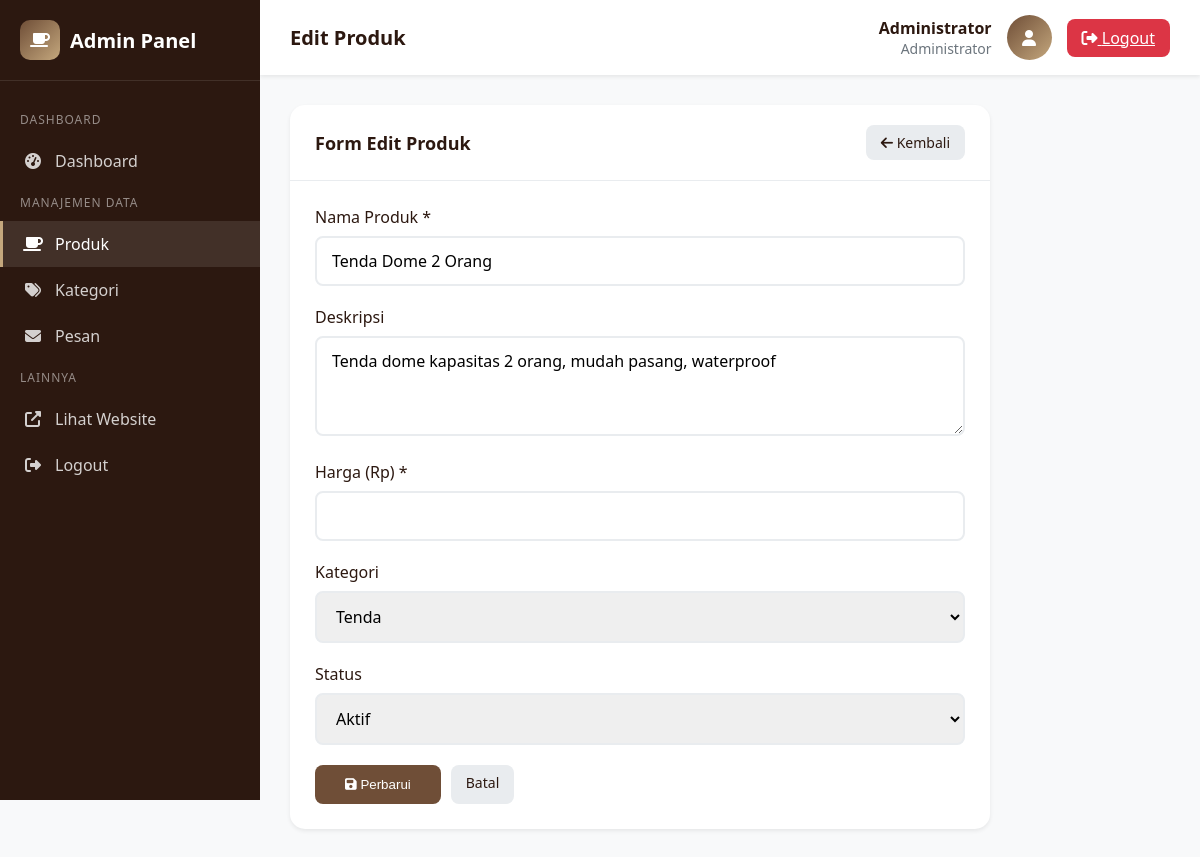
The page /admin/products/edit.php?id=1 (signed in) on the database its author committed.
### tables this page shows
CREATE TABLE IF NOT EXISTS products (
    id INT PRIMARY KEY AUTO_INCREMENT,
    nama_produk VARCHAR(200) NOT NULL,
    deskripsi TEXT,
    harga_sewa_harian DECIMAL(10,2) NOT NULL,
    harga_sewa_mingguan DECIMAL(10,2),
    harga_sewa_bulanan DECIMAL(10,2),
    stok INT NOT NULL DEFAULT 0,
    kategori_id INT,
    gambar VARCHAR(255),
    status ENUM('available', 'rented', 'maintenance') DEFAULT 'available',
    created_at TIMESTAMP DEFAULT CURRENT_TIMESTAMP,
    FOREIGN KEY (kategori_id) REFERENCES categories(id) ON DELETE SET NULL
);

CREATE TABLE IF NOT EXISTS categories (
    id INT PRIMARY KEY AUTO_INCREMENT,
    nama_kategori VARCHAR(100) NOT NULL,
    deskripsi TEXT,
    gambar VARCHAR(255),
    created_at TIMESTAMP DEFAULT CURRENT_TIMESTAMP
);

### config/functions.php (called while the page is built, shortened)
<?php
require_once 'database.php';
function getAllCategories()
{
    global $conn;
    $result = $conn->query("SELECT * FROM categories ORDER BY nama_kategori ASC");
    return $result->fetch_all(MYSQLI_ASSOC);
}
function getProductById($id)
{
    global $conn;
    $stmt = $conn->prepare("SELECT p.*, c.nama_kategori
                            FROM products p
                            LEFT JOIN categories c ON p.kategori_id = c.id
                            WHERE p.id = ?");
    $stmt->bind_param("i", $id);
    $stmt->execute();
    return $stmt->get_result()->fetch_assoc();
}

### admin/products/edit.php (the view, shortened to what this page needs)
<?php
require_once '../../config/functions.php';
$categories = getAllCategories();
$product_id = isset($_GET['id']) ? (int)$_GET['id'] : 0;
$product = getProductById($product_id);
?>
<!DOCTYPE html>
<html lang="id">
<head>
    <link rel="stylesheet" href="https://cdnjs.cloudflare.com/ajax/libs/font-awesome/6.4.0/css/all.min.css">
</head>
<body>
    <aside class="sidebar">
        <div class="sidebar-brand">
            <div class="logo-icon"><i class="fas fa-coffee"></i></div>
            <span>Admin Panel</span>
        </div>
        <nav class="sidebar-menu">
            <div class="menu-section">Dashboard</div>
            <a href="../index.php" class="menu-item">
                <i class="fas fa-tachometer-alt"></i>
                <span>Dashboard</span>
            </a>
            <div class="menu-section">Manajemen Data</div>
            <a href="index.php" class="menu-item active">
                <i class="fas fa-coffee"></i>
                <span>Produk</span>
            </a>
            <a href="../categories/index.php" class="menu-item">
                <i class="fas fa-tags"></i>
                <span>Kategori</span>
            </a>
            <a href="../messages/index.php" class="menu-item">
                <i class="fas fa-envelope"></i>
                <span>Pesan</span>
            </a>
            <div class="menu-section">Lainnya</div>
            <a href="../../index.php" class="menu-item" target="_blank">
                <i class="fas fa-external-link-alt"></i>
                <span>Lihat Website</span>
            </a>
            <a href="../logout.php" class="menu-item">
                <i class="fas fa-sign-out-alt"></i>
                <span>Logout</span>
            </a>
        </nav>
    </aside>
    <main class="main-content">
        <header class="admin-header">
            <h1 class="header-title">Edit Produk</h1>
            <div class="header-user">
                <div class="user-info">
                    <div class="user-name"><?= $_SESSION['admin_nama'] ?></div>
                    <div class="user-role">Administrator</div>
                </div>
                <div class="user-avatar"><i class="fas fa-user"></i></div>
                <a href="../logout.php" class="btn-logout"><i class="fas fa-sign-out-alt"></i> Logout</a>
            </div>
        </header>
        <div class="content">
            <div class="card">
                <div class="card-header">
                    <h2 class="card-title">Form Edit Produk</h2>
                    <a href="index.php" class="btn-back"><i class="fas fa-arrow-left"></i> Kembali</a>
                </div>
                <div class="card-body">
                    <form method="POST" action="">
                        <div class="form-group">
                            <label for="nama_produk">Nama Produk *</label>
                            <input type="text" id="nama_produk" name="nama_produk" value="<?= $product['nama_produk'] ?>" required>
                        </div>
                        <div class="form-group">
                            <label for="deskripsi">Deskripsi</label>
                            <textarea id="deskripsi" name="deskripsi"><?= $product['deskripsi'] ?></textarea>
                        </div>
                        <div class="form-group">
                            <label for="harga">Harga (Rp) *</label>
                            <input type="number" id="harga" name="harga" min="0" step="100" value="<?= $product['harga'] ?>" required>
                        </div>
                        <div class="form-group">
                            <label for="kategori_id">Kategori</label>
                            <select id="kategori_id" name="kategori_id">
                                <?php foreach($categories as $cat): ?>
                                <option value="<?= $cat['id'] ?>" <?= $product['kategori_id'] == $cat['id'] ? 'selected' : '' ?>>
                                    <?= $cat['nama_kategori'] ?>
                                </option>
                                <?php endforeach; ?>
                            </select>
                        </div>
                        <div class="form-group">
                            <label for="status">Status</label>
                            <select id="status" name="status">
                                <option value="active" <?= $product['status'] == 'active' ? 'selected' : '' ?>>Aktif</option>
                            </select>
                        </div>
                        <div class="btn-group">
                            <button type="submit" class="btn-submit">
                                <i class="fas fa-save"></i> Perbarui
                            </button>
                            <a href="index.php" class="btn-back">Batal</a>
                        </div>
                    </form>
                </div>
            </div>
        </div>
    </main>
</body>
</html>

### admin/products/edit.php (style rules this page uses)
:root { --primary: #6F4E37; --primary-dark: #5D4037; --dark: #2C1810; --white: #ffffff; --gray-100: #f8f9fa; --gray-200: #e9ecef; --gray-600: #6c757d; --danger: #dc3545; --shadow: 0 0.125rem 0.25rem rgba(0, 0, 0, 0.075); }
* { margin: 0; padding: 0; box-sizing: border-box; }
body { font-family: 'Segoe UI', Tahoma, Geneva, Verdana, sans-serif; background: var(--gray-100); min-height: 100vh; }
.sidebar { position: fixed; top: 0; left: 0; width: 260px; height: 100vh; background: var(--dark); color: var(--white); z-index: 100; }
.sidebar-brand { padding: 20px; display: flex; align-items: center; gap: 10px; border-bottom: 1px solid rgba(255, 255, 255, 0.1); }
.sidebar-brand .logo-icon { width: 40px; height: 40px; background: linear-gradient(135deg, var(--primary), #C4A77D); border-radius: 10px; display: flex; align-items: center; justify-content: center; }
.sidebar-brand span { font-size: 1.25rem; font-weight: 700; }
.sidebar-menu { padding: 20px 0; }
.menu-section { padding: 10px 20px; font-size: 0.75rem; text-transform: uppercase; color: rgba(255, 255, 255, 0.5); letter-spacing: 1px; }
.menu-item { padding: 12px 20px; display: flex; align-items: center; gap: 12px; color: rgba(255, 255, 255, 0.8); text-decoration: none; transition: all 0.3s; border-left: 3px solid transparent; }
.menu-item:hover, .menu-item.active { background: rgba(255, 255, 255, 0.1); color: var(--white); border-left-color: #C4A77D; }
.menu-item i { width: 20px; text-align: center; }
.main-content { margin-left: 260px; min-height: 100vh; }
.admin-header { background: var(--white); padding: 15px 30px; display: flex; justify-content: space-between; align-items: center; box-shadow: var(--shadow); }
.header-title { font-size: 1.25rem; font-weight: 600; color: var(--dark); }
.header-user { display: flex; align-items: center; gap: 15px; }
.user-info { text-align: right; }
.user-name { font-weight: 600; color: var(--dark); }
.user-role { font-size: 0.875rem; color: var(--gray-600); }
.user-avatar { width: 45px; height: 45px; background: linear-gradient(135deg, var(--primary), #C4A77D); border-radius: 50%; display: flex; align-items: center; justify-content: center; color: var(--white); }
.btn-logout { padding: 8px 15px; background: var(--danger); color: var(--white); border: none; border-radius: 8px; cursor: pointer; }
.content { padding: 30px; }
.card { background: var(--white); border-radius: 15px; box-shadow: var(--shadow); overflow: hidden; max-width: 700px; }
.card-header { padding: 20px 25px; border-bottom: 1px solid var(--gray-200); display: flex; justify-content: space-between; align-items: center; }
.card-title { font-size: 1.125rem; font-weight: 600; color: var(--dark); }
.btn-back { padding: 8px 15px; background: var(--gray-200); color: var(--dark); border: none; border-radius: 8px; text-decoration: none; font-size: 0.875rem; }
.card-body { padding: 25px; }
.form-group { margin-bottom: 20px; }
.form-group label { display: block; margin-bottom: 8px; font-weight: 500; color: var(--dark); }
.form-group input, .form-group select, .form-group textarea { width: 100%; padding: 12px 15px; border: 2px solid var(--gray-200); border-radius: 8px; font-size: 1rem; transition: all 0.3s; font-family: inherit; }
.form-group textarea { min-height: 100px; resize: vertical; }
.btn-submit { padding: 12px 30px; background: var(--primary); color: var(--white); border: none; border-radius: 8px; font-weight: 500; cursor: pointer; transition: all 0.3s; }
.btn-group { display: flex; gap: 10px; }

### rows shown on the page
products: nama_produk "Tenda Dome 2 Orang", deskripsi "Tenda dome kapasitas 2 orang, mudah pasang, waterproof", kategori_id "Tenda"

### other values the page prints
$_SESSION['admin_nama'] "Administrator"
